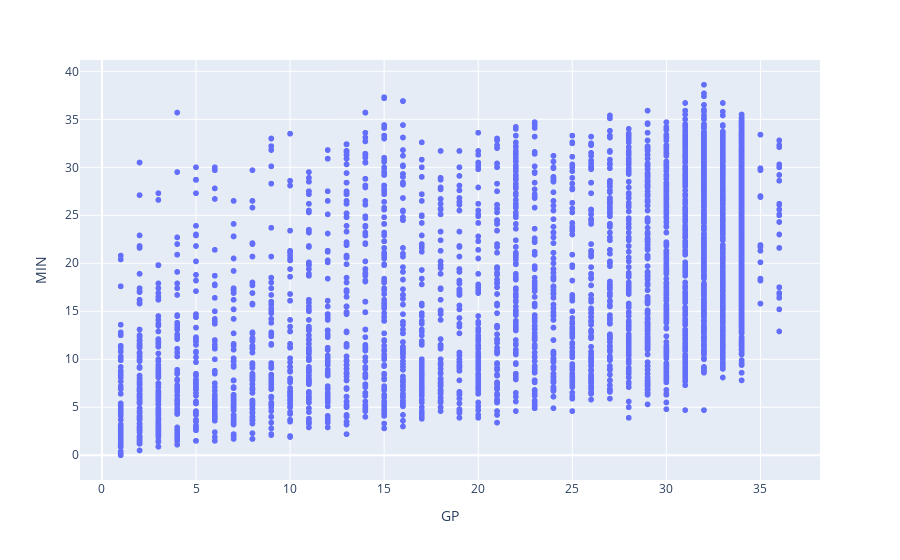

The notebook cell saved with this chart:
### Code cell
import plotly.express as px
px.scatter(df, x='GP', y='MIN', hover_data=['PLAYER', 'TEAM', 'SEASON'])

### Figure 1 — Plotly figure (JSON) as saved in the notebook; plotly's stock layout.template omitted (floating-point values rounded to 4 significant figures; data arrays with more than 128 entries replaced by an {"elided": "..."} marker saying what was removed)
{"data": [{"customdata": {"elided": "8650x3 mixed values"}, "hovertemplate": "GP=%{x}<br>MIN=%{y}<br>PLAYER=%{customdata[0]}<br>TEAM=%{customdata[1]}<br>SEASON=%{customdata[2]}<extra></extra>", "legendgroup": "", "marker": {"color": "#636efa", "symbol": "circle"}, "mode": "markers", "name": "", "showlegend": false, "type": "scattergl", "x": {"elided": "8650 int values"}, "xaxis": "x", "y": {"elided": "8650 float values"}, "yaxis": "y"}], "layout": {"legend": {"tracegroupgap": 0}, "margin": {"t": 60}, "xaxis": {"anchor": "y", "domain": [0, 1], "title": {"text": "GP"}}, "yaxis": {"anchor": "x", "domain": [0, 1], "title": {"text": "MIN"}}}}
